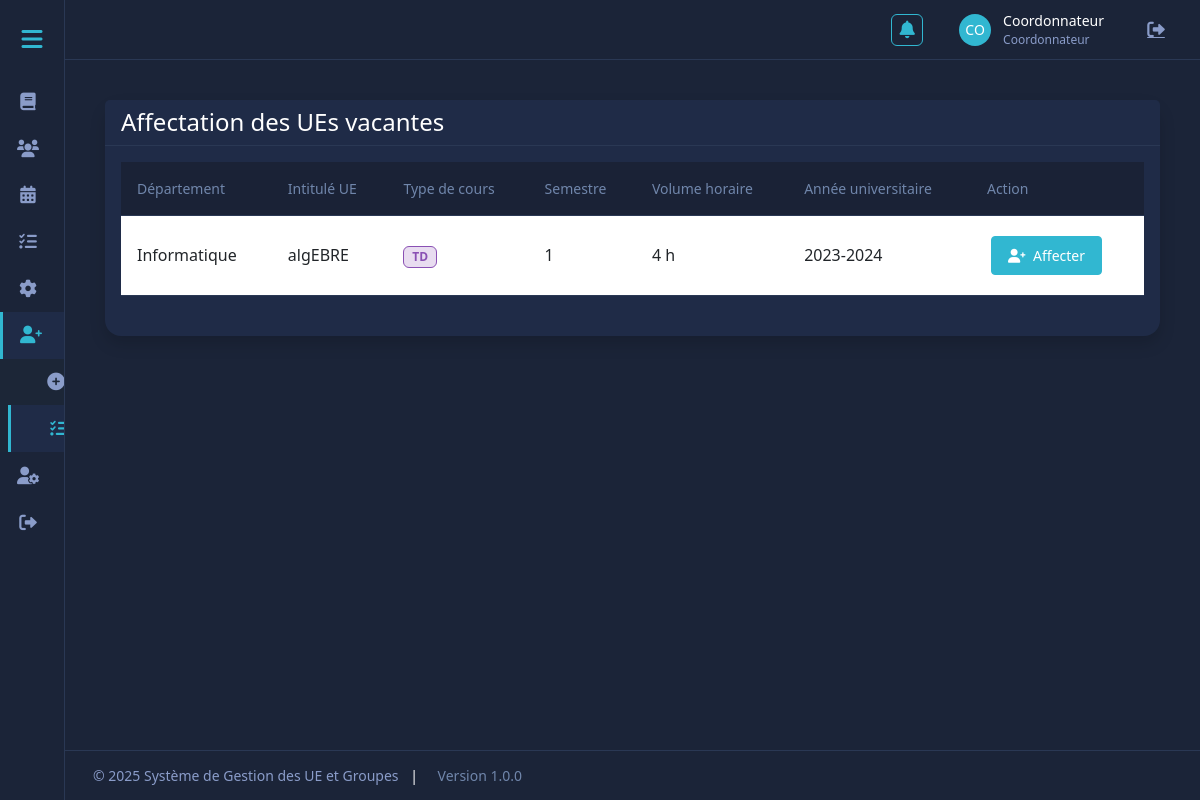
The app's page /web-project2/vacataire/liste_ue_vacant.php, older data.
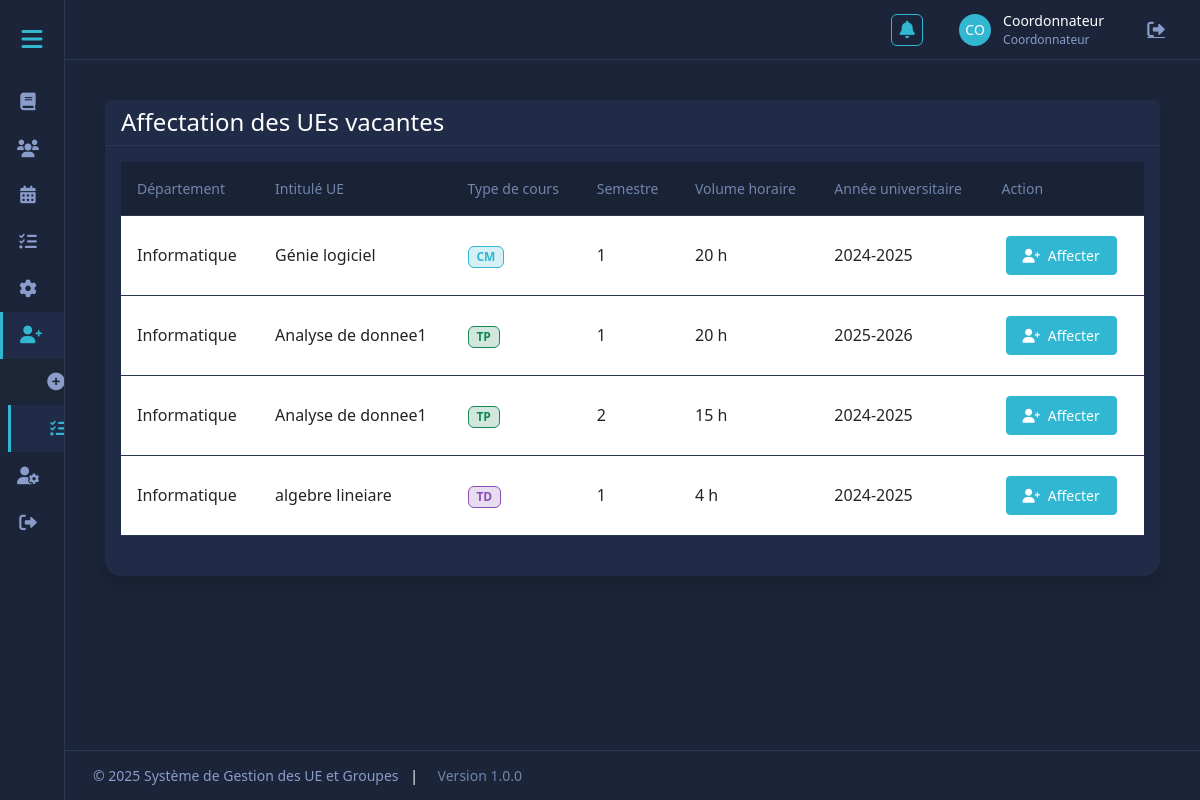
The same page, newer data.
### tables this page shows
CREATE TABLE `unites_vacantes_vacataires` (
  `id` int(11) NOT NULL,
  `id_unite_enseignement` int(11) NOT NULL,
  `annee_universitaire` varchar(10) NOT NULL,
  `semestre` int(11) NOT NULL,
  `type_cours` enum('CM','TD','TP') NOT NULL,
  `volume_horaire` float NOT NULL,
  `date_declaration` timestamp NOT NULL DEFAULT current_timestamp(),
  `id_departement` int(11) DEFAULT NULL,
  `id_filiere` int(11) DEFAULT NULL
);

CREATE TABLE `departements` (
  `id` int(11) NOT NULL,
  `nom` varchar(100) NOT NULL,
  `description` text DEFAULT NULL,
  `date_creation` timestamp NOT NULL DEFAULT current_timestamp()
);

CREATE TABLE `unites_enseignement` (
  `id` int(11) NOT NULL,
  `code` varchar(20) NOT NULL,
  `intitule` varchar(100) NOT NULL,
  `description` text DEFAULT NULL,
  `specialite` varchar(50) NOT NULL,
  `id_filiere` int(11) DEFAULT NULL,
  `id_departement` int(11) NOT NULL,
  `semestre` int(11) NOT NULL,
  `volume_horaire_cm` float DEFAULT 0,
  `volume_horaire_td` float DEFAULT 0,
  `volume_horaire_tp` float DEFAULT 0,
  `credits` int(11) NOT NULL,
  `annee_universitaire` varchar(10) NOT NULL,
  `id_responsable` int(11) DEFAULT NULL,
  `statut` enum('disponible','affecte','vacant') DEFAULT 'disponible',
  `date_creation` datetime DEFAULT current_timestamp(),
  `date_modification` datetime DEFAULT current_timestamp() ON UPDATE current_timestamp()
);

### web-project2/vacataire/liste_ue_vacant.php (the view, shortened to what this page needs)
<?php
require_once "../gestion-module-ue/includes/header.php";
echo '<link rel="stylesheet" href="style.css">';
try {
    $stmt = $conn->prepare("
        SELECT
            uv.id,
            uv.annee_universitaire,
            uv.semestre,
            uv.type_cours,
            uv.volume_horaire,
            uv.date_declaration,
            ue.intitule,
            d.nom as departement
        FROM unites_vacantes_vacataires uv
        JOIN unites_enseignement ue ON uv.id_unite_enseignement = ue.id
        JOIN departements d ON uv.id_departement = d.id
        ORDER BY uv.date_declaration DESC
    ");
    $stmt->execute();
    $ues = $stmt->get_result()->fetch_all(MYSQLI_ASSOC);
} catch (Exception $e) {
    $_SESSION['error'] = "Erreur : " . $e->getMessage();
}
?>
<div class="container mt-4">
    <div class="row">
        <div class="col-12">
            <div class="card shadow mb-4">
                <div class="card-header d-flex justify-content-between align-items-center bg-primary bg-gradient text-white">
                    <h4 class="mb-0">Affectation des UEs vacantes</h4>
                </div>
                <div class="card-body">
                    <div class="table-responsive">
                        <table class="table">
                            <thead class="table-light">
                                <tr>
                                    <th>Département</th>
                                    <th>Intitulé UE</th>
                                    <th>Type de cours</th>
                                    <th>Semestre</th>
                                    <th>Volume horaire</th>
                                    <th>Année universitaire</th>
                                    <th>Action</th>
                                </tr>
                            </thead>
                            <tbody>
                                <?php if (!empty($ues)): ?>
                                    <?php foreach ($ues as $ue): ?>
                                        <tr>
                                            <td><?= htmlspecialchars($ue['departement']) ?></td>
                                            <td><?= htmlspecialchars($ue['intitule']) ?></td>
                                            <td>
                                                <span class="badge bg-<?= $ue['type_cours'] === 'CM' ? 'info' : ($ue['type_cours'] === 'TD' ? 'primary' : 'success') ?>">
                                                    <?= htmlspecialchars($ue['type_cours']) ?>
                                                </span>
                                            </td>
                                            <td><?= htmlspecialchars($ue['semestre']) ?></td>
                                            <td><?= htmlspecialchars($ue['volume_horaire']) ?> h</td>
                                            <td><?= htmlspecialchars($ue['annee_universitaire']) ?></td>
                                            <td>
                                                <button type="button"
                                                        class="btn btn-sm btn-primary"
                                                        data-bs-toggle="modal"
                                                        data-bs-target="#affectationModal"
                                                        data-ue-id="<?= $ue['id'] ?>"
                                                        onclick="setUeId(<?= $ue['id'] ?>)">
                                                    <i class="fas fa-user-plus me-1"></i> Affecter
                                                </button>
                                            </td>
                                        </tr>
                                    <?php endforeach; ?>
                                <?php else: ?>
                                    <tr>
                                        <td colspan="7" class="text-center">Aucune UE vacante disponible.</td>
                                    </tr>
                                <?php endif; ?>
                            </tbody>
                        </table>
                    </div>
                </div>
            </div>
        </div>
    </div>
</div>
<?php
require_once "../gestion-module-ue/includes/footer.php";
?>

Row changes from the older to the newer data that the page shows:
removed unites_vacantes_vacataires: id_departement.nom "Informatique", id_unite_enseignement.intitule "algEBRE", type_cours "TD", semestre "1", volume_horaire "4", annee_universitaire "2023-2024"
added unites_vacantes_vacataires: id_departement.nom "Informatique", id_unite_enseignement.intitule "Génie logiciel", type_cours "CM", semestre "1", volume_horaire "20", annee_universitaire "2024-2025"
added unites_vacantes_vacataires: id_departement.nom "Informatique", id_unite_enseignement.intitule "Analyse de donnee1", type_cours "TP", semestre "1", volume_horaire "20", annee_universitaire "2025-2026"
added unites_vacantes_vacataires: id_departement.nom "Informatique", id_unite_enseignement.intitule "Analyse de donnee1", type_cours "TP", semestre "2", volume_horaire "15", annee_universitaire "2024-2025"
added unites_vacantes_vacataires: id_departement.nom "Informatique", id_unite_enseignement.intitule "algebre lineiare", type_cours "TD", semestre "1", volume_horaire "4", annee_universitaire "2024-2025"
